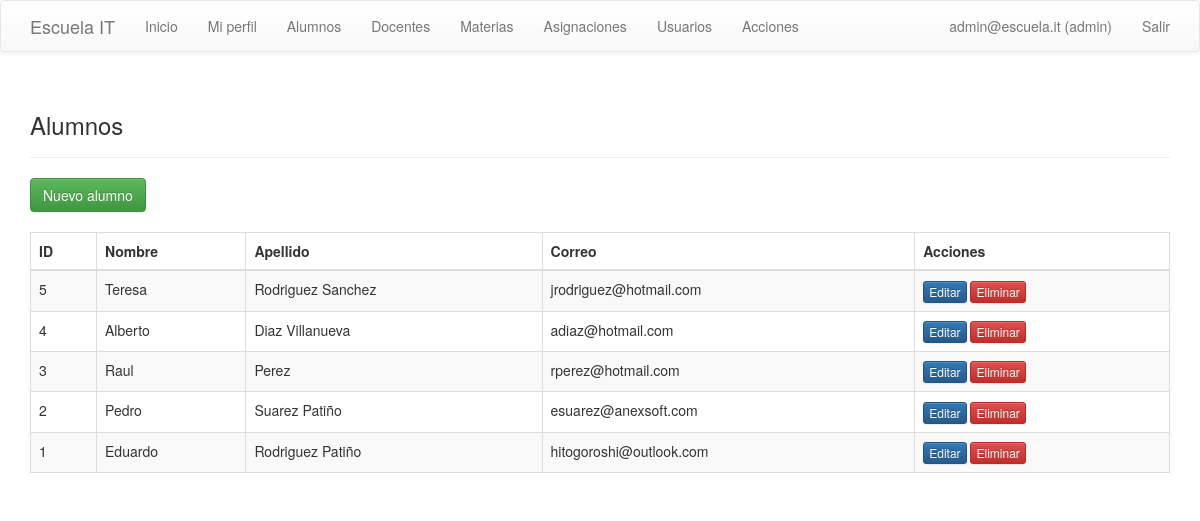
Page /index.php?controller=alumnos&action=index (signed in) on the committed database.
### tables this page shows
CREATE TABLE alumnos (
    id INT AUTO_INCREMENT PRIMARY KEY,
    nombre VARCHAR(50) NOT NULL,
    apellido VARCHAR(50) NOT NULL,
    sexo TINYINT NOT NULL,
    fecha_nacimiento DATE DEFAULT NULL,
    fecha_registro DATE DEFAULT NULL,
    foto VARCHAR(50) NOT NULL,
    correo VARCHAR(50) NOT NULL
);

### controllers/BaseCrudController.php (called while the page is built, shortened)
<?php
class BaseCrudController
{
    protected function view($template, $data = array())
    {
        extract($data);
        require BASE_PATH . '/views/layout/header.php';
        require BASE_PATH . '/views/' . $template . '.php';
        require BASE_PATH . '/views/layout/footer.php';
    }
    protected function paginateRows(array $rows, $page = 1, $perPage = 10)
    {
        $page = max(1, (int) $page);
        $perPage = max(1, (int) $perPage);
        $total = count($rows);
        $pages = max(1, (int) ceil($total / $perPage));
        $page = min($page, $pages);
        return array(
            'rows' => array_slice($rows, ($page - 1) * $perPage, $perPage),
            'page' => $page,
            'perPage' => $perPage,
            'total' => $total,
            'pages' => $pages,
        );
    }
}

### controllers/AlumnosController.php (called while the page is built, shortened)
<?php
require_once BASE_PATH . '/controllers/BaseCrudController.php';
require_once BASE_PATH . '/models/AlumnoModel.php';
class AlumnosController extends BaseCrudController
{
    private $model;
    public function __construct()
    {
        $this->model = new AlumnoModel();
    }
    public function index()
    {
        $rows = $this->paginateRows($this->model->all(), isset($_GET['page']) ? (int) $_GET['page'] : 1, 10);
        $this->view('alumnos/index', $rows);
    }
}

### index.php (called while the page is built, shortened)
<?php
$action = isset($_GET['action']) ? $_GET['action'] : (isset($_SESSION['user']) ? 'index' : 'login');
$controller = new $controllerMap[$controllerName]();
$controller->$action();

### config/database.php (called while the page is built)
<?php
class Database
{
    public static function connect()
    {
        $host = getenv('DB_HOST') ? getenv('DB_HOST') : 'localhost';
        $dbname = getenv('DB_NAME') ? getenv('DB_NAME') : 'name_db';
        $user = getenv('DB_USER') ? getenv('DB_USER') : 'user_db';
        $pass = getenv('DB_PASS') ? getenv('DB_PASS') : 'user_pass';
        $charset = getenv('DB_CHARSET') ? getenv('DB_CHARSET') : 'utf8';
        $dsn = 'mysql:host=' . $host . ';dbname=' . $dbname . ';charset=' . $charset;
        return new PDO($dsn, $user, $pass, array(
            PDO::ATTR_ERRMODE => PDO::ERRMODE_EXCEPTION,
            PDO::ATTR_DEFAULT_FETCH_MODE => PDO::FETCH_ASSOC,
            PDO::ATTR_EMULATE_PREPARES => false,
        ));
    }
}

### models/BaseModel.php (called while the page is built, shortened)
<?php
require_once BASE_PATH . '/config/database.php';
class BaseModel
{
    public function __construct()
    {
        $this->pdo = Database::connect();
    }
}

### models/AlumnoModel.php (called while the page is built, shortened)
<?php
require_once BASE_PATH . '/models/BaseModel.php';
class AlumnoModel extends BaseModel
{
    public function all()
    {
        return $this->pdo->query('SELECT * FROM alumnos ORDER BY id DESC')->fetchAll();
    }
}

### views/alumnos/index.php (the view, shortened to what this page needs)
<div class="page-header">
    <h3>Alumnos</h3>
</div>
<a class="btn btn-success" href="index.php?controller=alumnos&action=form">Nuevo alumno</a>
<br><br>
<table class="table table-bordered table-striped">
    <thead>
    <tr>
        <th>ID</th><th>Nombre</th><th>Apellido</th><th>Correo</th><th>Acciones</th>
    </tr>
    </thead>
    <tbody>
    <?php foreach ($rows as $r): ?>
        <tr>
            <td><?php echo (int) $r['id']; ?></td>
            <td><?php echo htmlspecialchars($r['nombre']); ?></td>
            <td><?php echo htmlspecialchars($r['apellido']); ?></td>
            <td><?php echo htmlspecialchars($r['correo']); ?></td>
            <td>
                <a class="btn btn-primary btn-xs" href="index.php?controller=alumnos&action=form&id=<?php echo (int) $r['id']; ?>">Editar</a>
                <a class="btn btn-danger btn-xs" href="index.php?controller=alumnos&action=delete&id=<?php echo (int) $r['id']; ?>" onclick="return confirm('¿Eliminar registro?');">Eliminar</a>
            </td>
        </tr>
    <?php endforeach; ?>
    </tbody>
</table>

### views/layout/header.php (shortened to what this page needs)
<?php
$user = isset($_SESSION['user']) ? $_SESSION['user'] : null;
$userRole = $user && isset($user['rol']) ? strtolower($user['rol']) : '';
$isAdmin = $userRole === 'admin';
$isProfesor = in_array($userRole, array('maestro', 'profesor'), true);
$roleLabel = $isProfesor ? 'profesor' : $userRole;
$localAssetsBase = rtrim(BASE_URL, '/\\') . '/../escuela_it/assets';
?>
<!DOCTYPE html>
<html lang="es">
<head>
    <link rel="stylesheet" href="<?php echo htmlspecialchars($localAssetsBase . '/css/bootstrap.min.css'); ?>" onerror="this.onerror=null;this.href='https://maxcdn.bootstrapcdn.com/bootstrap/3.3.7/css/bootstrap.min.css';">
    <link rel="stylesheet" href="<?php echo htmlspecialchars($localAssetsBase . '/css/bootstrap-theme.min.css'); ?>" onerror="this.onerror=null;this.href='https://maxcdn.bootstrapcdn.com/bootstrap/3.3.7/css/bootstrap-theme.min.css';">
</head>
<body>
<nav class="navbar navbar-default">
    <div class="container">
        <div class="navbar-header">
            <a class="navbar-brand" href="index.php?controller=home&action=index">Escuela IT</a>
        </div>
        <?php if ($user): ?>
            <ul class="nav navbar-nav">
                <li><a href="index.php?controller=home&action=index">Inicio</a></li>
                <li><a href="index.php?controller=profile&action=index">Mi perfil</a></li>
                <?php if ($isAdmin): ?>
                    <li><a href="index.php?controller=alumnos&action=index">Alumnos</a></li>
                    <li><a href="index.php?controller=docentes&action=index">Docentes</a></li>
                    <li><a href="index.php?controller=materias&action=index">Materias</a></li>
                <?php endif; ?>
                <?php if ($isProfesor || $isAdmin): ?>
                    <li><a href="index.php?controller=matriculas&action=index">Asignaciones</a></li>
                <?php endif; ?>
                <?php if ($userRole === 'admin'): ?>
                    <li><a href="index.php?controller=users&action=index">Usuarios</a></li>
                    <li><a href="index.php?controller=acciones&action=index">Acciones</a></li>
                <?php endif; ?>
            </ul>
            <ul class="nav navbar-nav navbar-right">
                <li><a href="#"><?php echo htmlspecialchars($user['correo']); ?> (<?php echo htmlspecialchars($roleLabel); ?>)</a></li>
                <li><a href="index.php?controller=auth&action=logout">Salir</a></li>
            </ul>
        <?php endif; ?>
    </div>
</nav>
<div class="container">

### views/layout/footer.php (shortened to what this page needs)
</div>
</body>
</html>

### rows in the picture
alumnos: id "5", nombre "Teresa", apellido "Rodriguez Sanchez", correo "jrodriguez@hotmail.com"
alumnos: id "4", nombre "Alberto", apellido "Diaz Villanueva", correo "adiaz@hotmail.com"
alumnos: id "3", nombre "Raul", apellido "Perez", correo "rperez@hotmail.com"
alumnos: id "2", nombre "Pedro", apellido "Suarez Patiño", correo "esuarez@anexsoft.com"
alumnos: id "1", nombre "Eduardo", apellido "Rodriguez Patiño", correo "hitogoroshi@outlook.com"

### other values in the picture
$user['correo'] "admin@escuela.it"
$roleLabel "admin"
